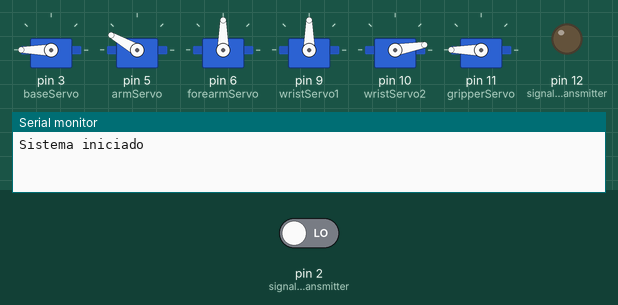
This sketch was run on a simulated Arduino Uno, built with avr-gcc and run on an emulated ATmega328P. Shown: 6 × servo, output pins drawn as LEDs (lit = HIGH), the last lines printed to the serial monitor. The inputs (shaded band) are chosen by the test bench; at power-on: pin 2 (signalPinFromTransmitter) LOW.

Above: at 6.0 s.
6.1 s: pin 2 (signalPinFromTransmitter) driven HIGH
At 12.0 s:
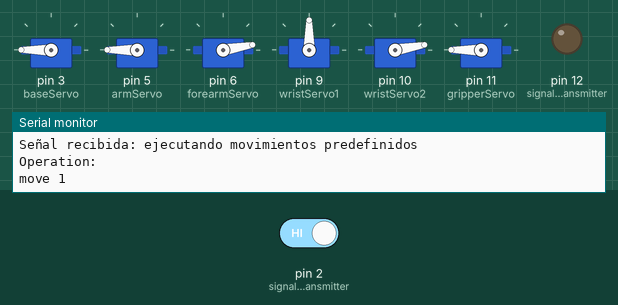
At 15.1 s:
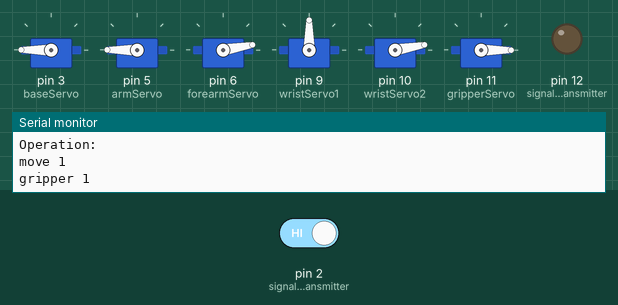
Timing chart, 0 to 32.3 s (numbered marks = the images above; inputs shaded):
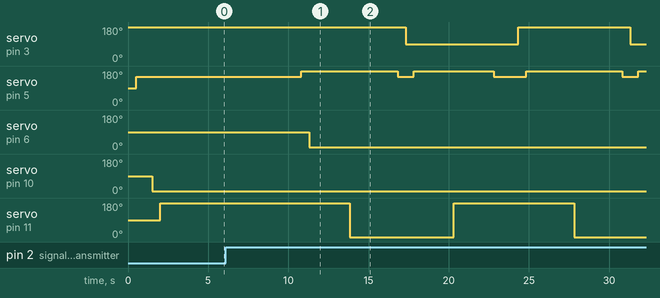

The sketch:

receptor.ino
```cpp
#include <Servo.h>

// Definir servos
Servo baseServo;        // Servo de la base (rotación)
Servo armServo;         // Servo del brazo
Servo forearmServo;     // Servo del antebrazo
Servo wristServo1;      // Servo de la muñeca 1
Servo wristServo2;      // Servo de la muñeca 2
Servo gripperServo;     // Servo de la garra

// Pin para recibir la señal del transmisor
const int signalPinFromTransmitter  = 2;
const int signalPinToTransmitter = 12;

void setup() {
  Serial.begin(9600);
  // Inicializar los servos y asociarlos a sus pines
  baseServo.attach(3);        // Base en pin 3
  armServo.attach(5);         // Brazo en pin 5
  forearmServo.attach(6);     // Antebrazo en pin 6
  wristServo1.attach(9);      // Muñeca 1 en pin 9
  wristServo2.attach(10);     // Muñeca 2 en pin 10
  gripperServo.attach(11);    // Garra en pin 11

  // Configurar el pin de señal como entrada
  pinMode(signalPinFromTransmitter, INPUT);
  pinMode(signalPinToTransmitter, OUTPUT);  // Señal para enviar señal al emisor del pin 12 -> 12
  digitalWrite(signalPinToTransmitter, LOW); // Señal inicial apagada
  Serial.println("Sistema iniciado");
}

void loop() {
  // Leer la señal del transmisor
  int signal = digitalRead(signalPinFromTransmitter);
  String initialMovements[] = {"base:180", "arm:150", "forearm:90", "wrist2:10", "gripper:180"};  // good
  executeMovements(initialMovements, 5); // Paso explícitamente la longitud del arreglo
  if (signal == HIGH) { // Si se recibe una señal alta
    Serial.println("Señal recibida: ejecutando movimientos predefinidos");
    Serial.println("Operation:");

    for(int i=0; i<5; i++) {
      Serial.println("move 1");
      String move1[] = {"base:180", "arm:180", "forearm:10"};
      executeMovements(move1, 3);
      delay(2000);

      Serial.println("gripper 1");
      String movegripper1[] = {"gripper:0"};
      executeMovements(movegripper1, 1);
      delay(2000);

      Serial.println("move 2");
      String move2[] = {"forearm:10", "arm:150", "base:90", "arm:180"};
      executeMovements(move2, 4);
      delay(2000);

      Serial.println("gripper 2");
      String movegripper2[] = {"gripper:180"};
      executeMovements(movegripper2, 1);
      delay(2000);

      Serial.println("move 3");
      String move3[] = {"arm:150"};
      executeMovements(move3, 1);
      delay(1000);
    }

    digitalWrite(signalPinToTransmitter, HIGH); // Encender señal del receptor al emisor del 12 -> 12
    delay(2000);
    digitalWrite(signalPinFromTransmitter, LOW); // apagar señal del transmisor
  }

  delay(100); // Pequeño retraso para evitar lecturas constantes
}

// Función para mover un servo específico
void moveTo(String nameAngle) {
  int colonIndex = nameAngle.indexOf(':');
  String name = nameAngle.substring(0, colonIndex);
  int angle = nameAngle.substring(colonIndex + 1).toInt();

  if (name == "base") {
    baseServo.write(angle);
  } else if (name == "arm") {
    armServo.write(angle);
  } else if (name == "forearm") {
    forearmServo.write(angle);
  } else if (name == "wrist1") {
    wristServo1.write(angle);
  } else if (name == "wrist2") {
    wristServo2.write(angle);
  } else if (name == "gripper") {
    gripperServo.write(angle);
  }
}

// Función para ejecutar una secuencia de movimientos
void executeMovements(String movements[], int numberOfMovements) {
  for (int i = 0; i < numberOfMovements; i++) {
    moveTo(movements[i]);
    delay(500); // Tiempo entre movimientos
  }
}
```

Measured:
- after the input at 6.1 s, servo on pin 3 (baseServo): 180° → 90° after 11.2 s, → 180° 7.0 s later, → 90° 7.0 s later; servo on pin 5 (armServo): goes 180° 6.0 s, 150° 1.0 s, 180° 5.0 s, 150° 2.0 s, 180° 6.0 s, 150° 1.0 s, then 180°, starting after 4.7 s
